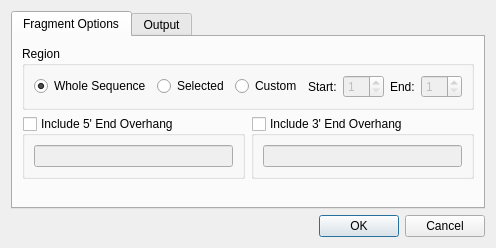
<?xml version="1.0" encoding="UTF-8"?>
<ui version="4.0">
 <class>CreateFragmentDialog</class>
 <widget class="QDialog" name="CreateFragmentDialog">
  <property name="geometry">
   <rect>
    <x>0</x>
    <y>0</y>
    <width>480</width>
    <height>248</height>
   </rect>
  </property>
  <property name="windowTitle">
   <string>Create DNA fragment</string>
  </property>
  <layout class="QVBoxLayout" name="verticalLayout_5">
   <item>
    <widget class="QTabWidget" name="tabWidget">
     <property name="currentIndex">
      <number>0</number>
     </property>
     <widget class="QWidget" name="tab">
      <attribute name="title">
       <string>Fragment Options</string>
      </attribute>
      <layout class="QVBoxLayout" name="verticalLayout_4">
       <item>
        <widget class="QGroupBox" name="groupBox">
         <property name="title">
          <string>Region</string>
         </property>
         <layout class="QHBoxLayout" name="horizontalLayout">
          <item>
           <widget class="QRadioButton" name="wholeSeqButton">
            <property name="text">
             <string>Whole Sequence</string>
            </property>
            <property name="checked">
             <bool>true</bool>
            </property>
           </widget>
          </item>
          <item>
           <widget class="QRadioButton" name="seqSelectionButton">
            <property name="text">
             <string>Selected</string>
            </property>
           </widget>
          </item>
          <item>
           <widget class="QRadioButton" name="customSelectionButton">
            <property name="text">
             <string>Custom</string>
            </property>
           </widget>
          </item>
          <item>
           <widget class="QLabel" name="label">
            <property name="text">
             <string>Start:</string>
            </property>
           </widget>
          </item>
          <item>
           <widget class="QSpinBox" name="startBox">
            <property name="enabled">
             <bool>false</bool>
            </property>
            <property name="minimum">
             <number>1</number>
            </property>
           </widget>
          </item>
          <item>
           <widget class="QLabel" name="label_2">
            <property name="text">
             <string>End:</string>
            </property>
           </widget>
          </item>
          <item>
           <widget class="QSpinBox" name="endBox">
            <property name="enabled">
             <bool>false</bool>
            </property>
            <property name="minimum">
             <number>1</number>
            </property>
           </widget>
          </item>
         </layout>
        </widget>
       </item>
       <item>
        <layout class="QHBoxLayout" name="horizontalLayout_5">
         <item>
          <widget class="QGroupBox" name="leftEndBox">
           <property name="title">
            <string>Include 5' End Overhang</string>
           </property>
           <property name="checkable">
            <bool>true</bool>
           </property>
           <property name="checked">
            <bool>false</bool>
           </property>
           <layout class="QVBoxLayout" name="verticalLayout_2">
            <item>
             <widget class="QLineEdit" name="lCustomOverhangEdit">
              <property name="enabled">
               <bool>false</bool>
              </property>
              <property name="maxLength">
               <number>10</number>
              </property>
             </widget>
            </item>
           </layout>
          </widget>
         </item>
         <item>
          <widget class="QGroupBox" name="rightEndBox">
           <property name="title">
            <string>Include 3' End Overhang</string>
           </property>
           <property name="checkable">
            <bool>true</bool>
           </property>
           <property name="checked">
            <bool>false</bool>
           </property>
           <layout class="QVBoxLayout" name="verticalLayout_3">
            <item>
             <widget class="QLineEdit" name="rCustomOverhangEdit">
              <property name="enabled">
               <bool>false</bool>
              </property>
              <property name="maxLength">
               <number>10</number>
              </property>
             </widget>
            </item>
           </layout>
          </widget>
         </item>
        </layout>
       </item>
       <item>
        <spacer name="verticalSpacer">
         <property name="orientation">
          <enum>Qt::Vertical</enum>
         </property>
         <property name="sizeHint" stdset="0">
          <size>
           <width>20</width>
           <height>40</height>
          </size>
         </property>
        </spacer>
       </item>
      </layout>
     </widget>
     <widget class="QWidget" name="tab_2">
      <attribute name="title">
       <string>Output</string>
      </attribute>
      <layout class="QVBoxLayout" name="verticalLayout">
       <item>
        <widget class="QWidget" name="annotationsWidget" native="true"/>
       </item>
      </layout>
     </widget>
    </widget>
   </item>
   <item>
    <layout class="QHBoxLayout" name="horizontalLayout_2">
     <item>
      <spacer name="horizontalSpacer">
       <property name="orientation">
        <enum>Qt::Horizontal</enum>
       </property>
       <property name="sizeHint" stdset="0">
        <size>
         <width>40</width>
         <height>20</height>
        </size>
       </property>
      </spacer>
     </item>
     <item>
      <widget class="QPushButton" name="okButton">
       <property name="text">
        <string>OK</string>
       </property>
      </widget>
     </item>
     <item>
      <widget class="QPushButton" name="cancelButton">
       <property name="text">
        <string>Cancel</string>
       </property>
      </widget>
     </item>
    </layout>
   </item>
  </layout>
 </widget>
 <resources/>
 <connections>
  <connection>
   <sender>leftEndBox</sender>
   <signal>toggled(bool)</signal>
   <receiver>lCustomOverhangEdit</receiver>
   <slot>setEnabled(bool)</slot>
   <hints>
    <hint type="sourcelabel">
     <x>135</x>
     <y>152</y>
    </hint>
    <hint type="destinationlabel">
     <x>145</x>
     <y>142</y>
    </hint>
   </hints>
  </connection>
  <connection>
   <sender>rightEndBox</sender>
   <signal>toggled(bool)</signal>
   <receiver>rCustomOverhangEdit</receiver>
   <slot>setEnabled(bool)</slot>
   <hints>
    <hint type="sourcelabel">
     <x>456</x>
     <y>152</y>
    </hint>
    <hint type="destinationlabel">
     <x>446</x>
     <y>142</y>
    </hint>
   </hints>
  </connection>
  <connection>
   <sender>customSelectionButton</sender>
   <signal>toggled(bool)</signal>
   <receiver>startBox</receiver>
   <slot>setEnabled(bool)</slot>
   <hints>
    <hint type="sourcelabel">
     <x>267</x>
     <y>80</y>
    </hint>
    <hint type="destinationlabel">
     <x>357</x>
     <y>82</y>
    </hint>
   </hints>
  </connection>
  <connection>
   <sender>customSelectionButton</sender>
   <signal>toggled(bool)</signal>
   <receiver>endBox</receiver>
   <slot>setEnabled(bool)</slot>
   <hints>
    <hint type="sourcelabel">
     <x>267</x>
     <y>80</y>
    </hint>
    <hint type="destinationlabel">
     <x>447</x>
     <y>82</y>
    </hint>
   </hints>
  </connection>
  <connection>
   <sender>okButton</sender>
   <signal>pressed()</signal>
   <receiver>CreateFragmentDialog</receiver>
   <slot>accept()</slot>
   <hints>
    <hint type="sourcelabel">
     <x>336</x>
     <y>216</y>
    </hint>
    <hint type="destinationlabel">
     <x>138</x>
     <y>214</y>
    </hint>
   </hints>
  </connection>
  <connection>
   <sender>cancelButton</sender>
   <signal>pressed()</signal>
   <receiver>CreateFragmentDialog</receiver>
   <slot>reject()</slot>
   <hints>
    <hint type="sourcelabel">
     <x>411</x>
     <y>224</y>
    </hint>
    <hint type="destinationlabel">
     <x>209</x>
     <y>221</y>
    </hint>
   </hints>
  </connection>
 </connections>
</ui>
